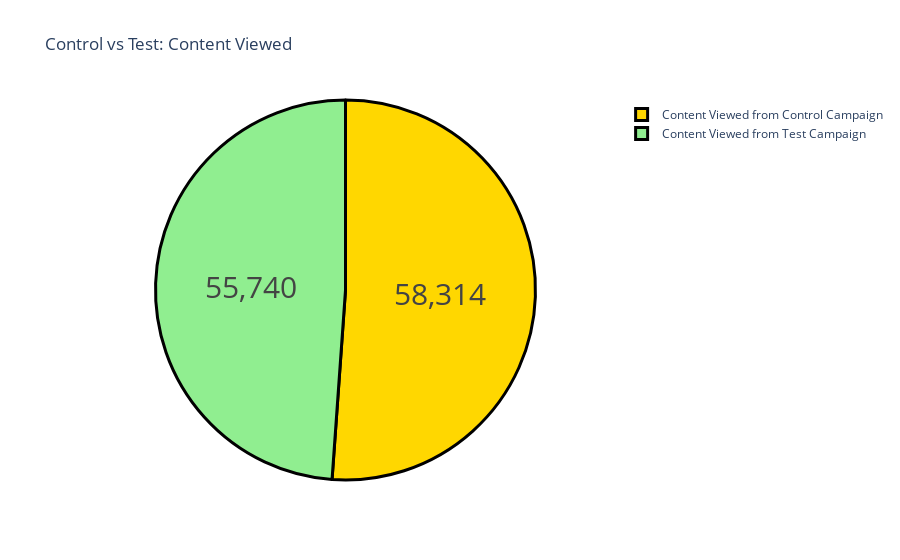

Notebook cell for this chart:
### Code cell
label = ["Content Viewed from Control Campaign", "Content Viewed from Test Campaign"]
counts = [sum(control_df["Content Viewed"]),
    sum(test_df["Content Viewed"])]
colors = ['gold', 'lightgreen']
fig = go.Figure(data=[go.Pie(labels=label, values = counts)])
fig.update_layout(title_text="Control vs Test: Content Viewed")
fig.update_traces(hoverinfo= "label+percent", textinfo= "value", textfont_size= 30, marker=dict(colors = colors, line=dict(color= "black", width=3)))

fig.show()

### Figure 1 — Plotly figure (JSON) as saved in the notebook; plotly's stock layout.template omitted (floating-point values rounded to 4 significant figures)
{"data": [{"hoverinfo": "label+percent", "labels": ["Content Viewed from Control Campaign", "Content Viewed from Test Campaign"], "marker": {"colors": ["gold", "lightgreen"], "line": {"color": "black", "width": 3}}, "textfont": {"size": 30}, "textinfo": "value", "type": "pie", "values": [58314, 55740]}], "layout": {"title": {"text": "Control vs Test: Content Viewed"}}}
